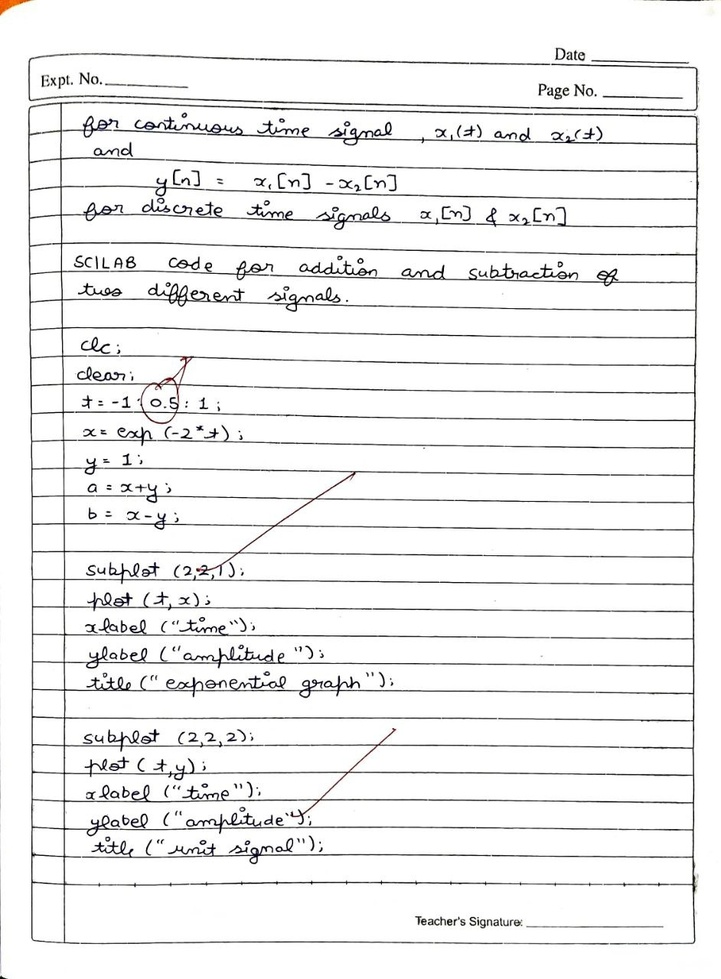
#> input picture Image-Noise-Reduction/images/sample.jpg, 721 x 979 px, shrunk from 942 x 1280 before the run
$ python noise_reduction.py   (older library calls are emulated)
#> lines starting #> are read from the running program, lines starting #| are printed output that depends on the picture
#> further down, image is the input picture: shape (979, 721, 3); mean B, G, R 240.4, 240.4, 240.5

import cv2
import numpy as np
import matplotlib.pyplot as plt
from skimage.metrics import peak_signal_noise_ratio as psnr
from skimage.metrics import structural_similarity as ssim
import os

def add_gaussian_noise(image, mean=0, sigma=25):
    """Adds Gaussian noise to an image."""
#> called with mean = 0, sigma = 25
    noise = np.random.normal(mean, sigma, image.shape).astype(np.float32)
    noisy_image = cv2.add(image.astype(np.float32), noise)
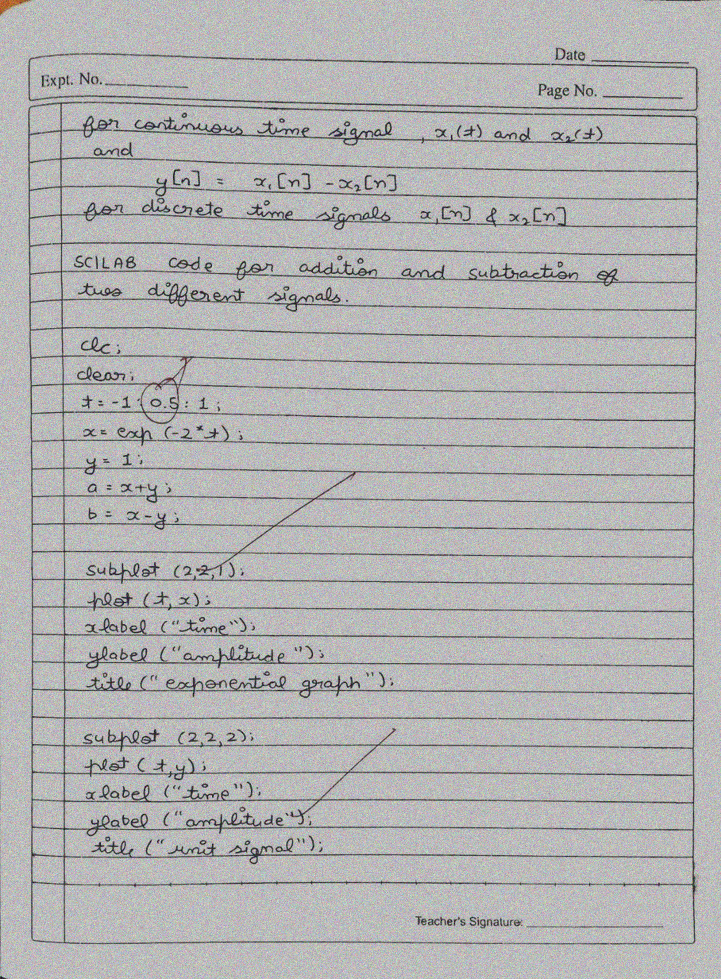
#> noisy_image: shape (979, 721, 3) float32; mean B, G, R 240.4, 240.4, 240.5; drawn with min black and max white
    return np.clip(noisy_image, 0, 255).astype(np.uint8)
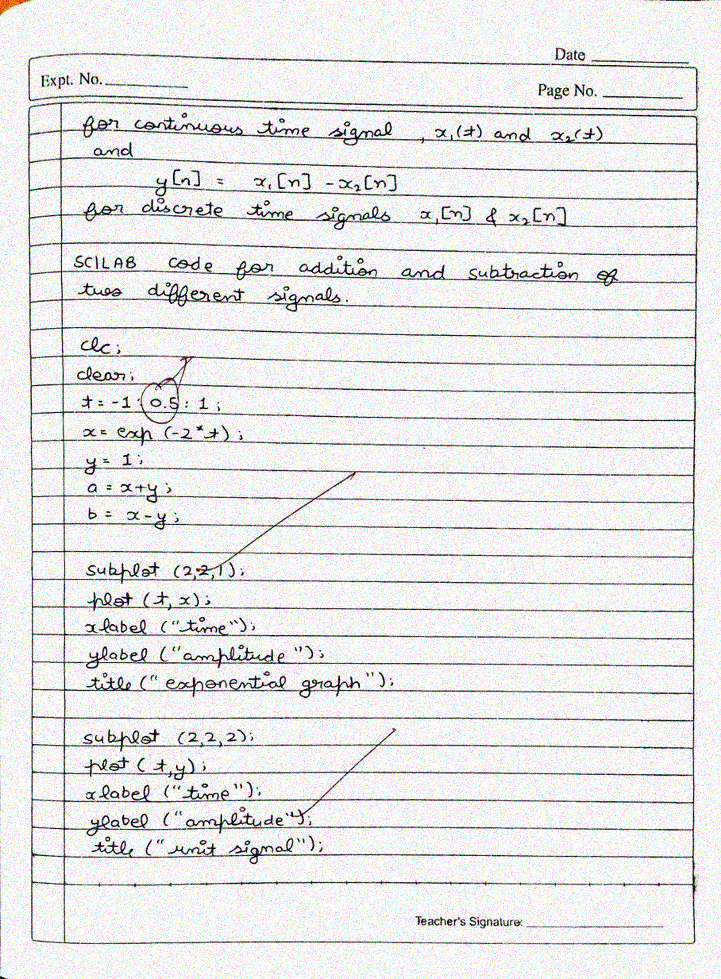
#> returned value: shape (979, 721, 3); mean of channels 0, 1, 2 231.6, 231.6, 231.7; drawn as B, G, R

def add_salt_and_pepper_noise(image, salt_prob=0.01, pepper_prob=0.01):
    """Adds salt-and-pepper noise to an image."""
    noisy_image = np.copy(image)
    total_pixels = image.size
    num_salt = int(total_pixels * salt_prob)
    num_pepper = int(total_pixels * pepper_prob)

    # Add salt
    coords = [np.random.randint(0, i - 1, num_salt) for i in image.shape]
    noisy_image[tuple(coords)] = 255

    # Add pepper
    coords = [np.random.randint(0, i - 1, num_pepper) for i in image.shape]
    noisy_image[tuple(coords)] = 0

    return noisy_image

def add_speckle_noise(image, mean=0, sigma=0.1):
    """Adds speckle noise to an image."""
    noise = np.random.normal(mean, sigma, image.shape).astype(np.float32)
    noisy_image = image.astype(np.float32) + image.astype(np.float32) * noise
    return np.clip(noisy_image, 0, 255).astype(np.uint8)

def add_motion_blur(image, kernel_size=15):
    """Adds motion blur to an image."""
    kernel = np.zeros((kernel_size, kernel_size))
    kernel[int((kernel_size - 1) / 2), :] = np.ones(kernel_size)
    kernel /= kernel_size
    motion_blur = cv2.filter2D(image, -1, kernel)
    return motion_blur

def apply_filters(image, kernel_size=5):
    """Applies various noise reduction filters."""
#> called with kernel_size = 7
    avg_blur = cv2.blur(image, (kernel_size, kernel_size))
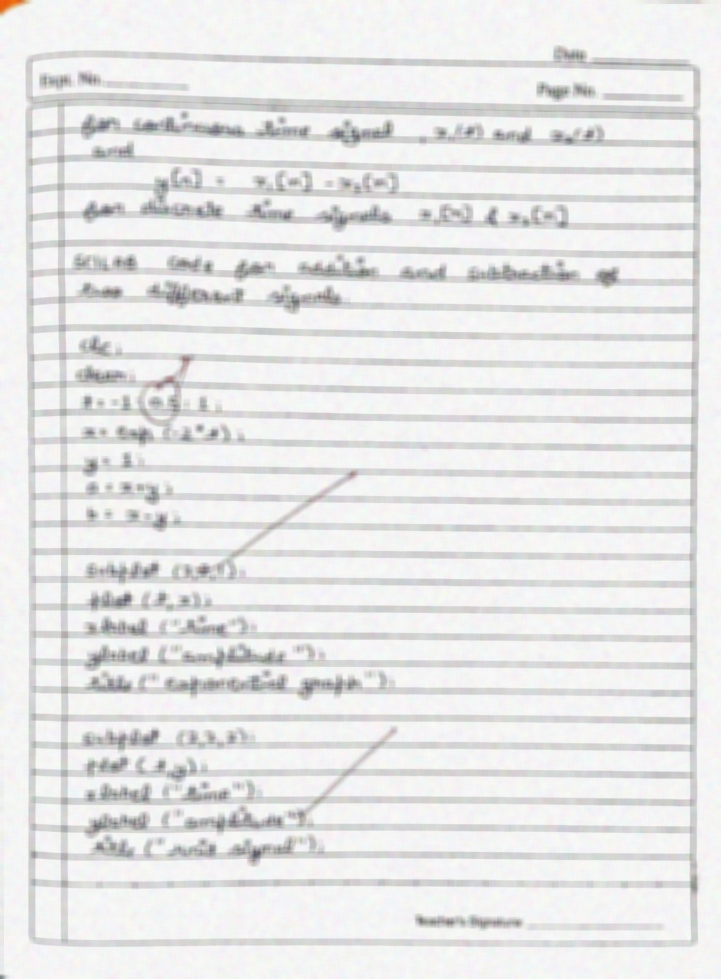
#> avg_blur: shape (979, 721, 3); mean B, G, R 231.6, 231.6, 231.7
    gaussian_blur = cv2.GaussianBlur(image, (kernel_size, kernel_size), 0)
    median_blur = cv2.medianBlur(image, kernel_size)
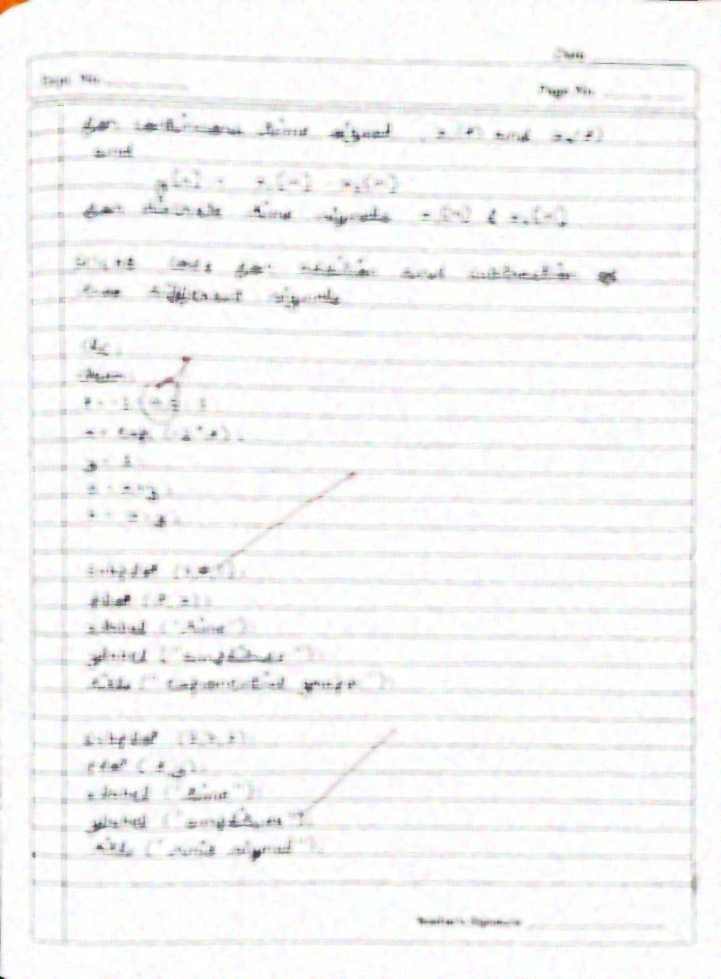
#> median_blur: shape (979, 721, 3); mean B, G, R 246.2, 246.2, 246.2
    bilateral_filter = cv2.bilateralFilter(image, 9, 75, 75)

    return avg_blur, gaussian_blur, median_blur, bilateral_filter

def evaluate_performance(original, filtered):
    """Calculates PSNR and SSIM between the original and filtered images."""
    psnr_value = psnr(original, filtered, data_range=255)
    try:
        ssim_value = ssim(original, filtered, multichannel=True, data_range=255, win_size=3)
    except ValueError:
        ssim_value = ssim(original, filtered, multichannel=True, data_range=255, win_size=1)
    return psnr_value, ssim_value


def display_results(original, noisy, filters, filter_names, original_image):
    """Displays the original, noisy, and filtered images with performance metrics."""
    plt.figure(figsize=(15, 8))

    plt.subplot(2, 3, 1)
    plt.title("Original Image")
    plt.imshow(cv2.cvtColor(original, cv2.COLOR_BGR2RGB))
    plt.axis("off")

    plt.subplot(2, 3, 2)
    plt.title("Noisy Image")
    plt.imshow(cv2.cvtColor(noisy, cv2.COLOR_BGR2RGB))
    plt.axis("off")

    for i, (filtered_image, filter_name) in enumerate(zip(filters, filter_names)):
        psnr_value, ssim_value = evaluate_performance(original_image, filtered_image)
        plt.subplot(2, 3, i + 3)
        plt.title(f"{filter_name}\nPSNR: {psnr_value:.2f}, SSIM: {ssim_value:.3f}")
        plt.imshow(cv2.cvtColor(filtered_image, cv2.COLOR_BGR2RGB))
        plt.axis("off")
#> this loop made 4 passes
#> (filter_name, psnr_value, ssim_value) on passes 1 to 4: ('Averaging Filter', 16.62, 0.671), ('Gaussian Filter', 18.51, 0.763), ('Median Filter', 16.22, 0.72), ('Bilateral Filter', 27.34, 0.933)

    plt.tight_layout()
    plt.show()
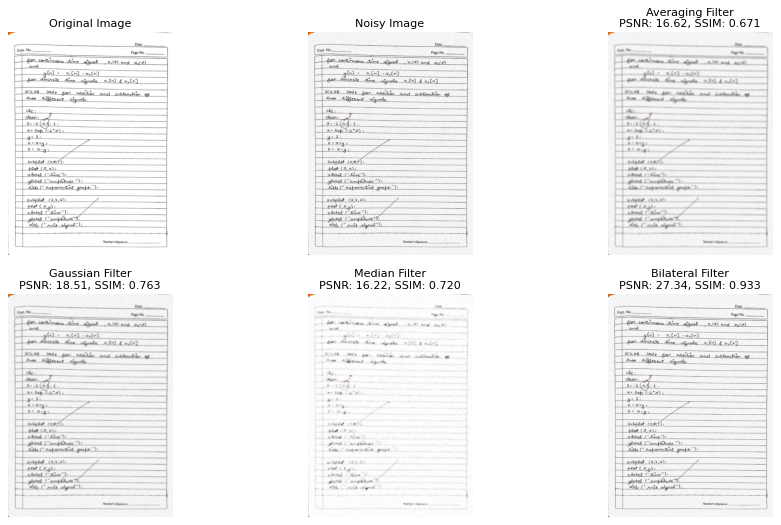
#> figure drawn by matplotlib, 6 panels

def save_results(noisy, filters, filter_names, output_folder="output"):
    """Saves the noisy and filtered images."""
#> called with output_folder = 'output'
    os.makedirs(output_folder, exist_ok=True)

    cv2.imwrite(f"{output_folder}/noisy_image.jpg", noisy)
    for filtered_image, filter_name in zip(filters, filter_names):
        filename = f"{output_folder}/{filter_name.replace(' ', '_').lower()}.jpg"
        cv2.imwrite(filename, filtered_image)
#> this loop made 4 passes
#> (filter_name, filename) on passes 1 to 4: ('Averaging Filter', 'output/averaging_filter.jpg'), ('Gaussian Filter', 'output/gaussian_filter.jpg'), ('Median Filter', 'output/median_filter.jpg'), ('Bilateral Filter', 'output/bilateral_filter.jpg')
    print(f"Results saved in '{output_folder}' folder.")

if __name__ == "__main__":
    # Load the image
    image_path = "images/sample.jpg"  # Replace with your image file path
    image = cv2.imread(image_path)

    if image is None:
        print("Error: Unable to load the image. Please check the file path.")
    else:
        print("Image loaded successfully!")

        # Add noise to the image
        noisy_image = add_gaussian_noise(image)  # Replace with other noise functions if needed

        # Apply filters to reduce noise
        avg_blur, gaussian_blur, median_blur, bilateral_filter = apply_filters(noisy_image, kernel_size=7)

        # Display results
        filter_names = ["Averaging Filter", "Gaussian Filter", "Median Filter", "Bilateral Filter"]
        display_results(image, noisy_image, [avg_blur, gaussian_blur, median_blur, bilateral_filter], filter_names, image)

        # Save results
        save_results(noisy_image, [avg_blur, gaussian_blur, median_blur, bilateral_filter], filter_names)
